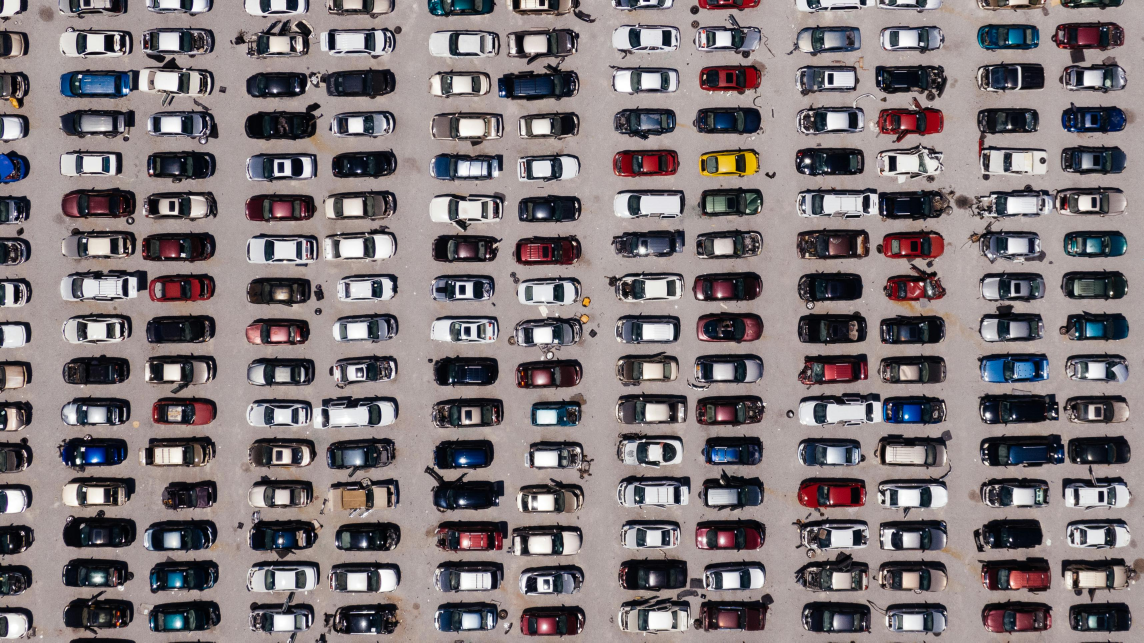
#> input picture cars.jpg, 3431 x 1927 px, given in place of street.jpg, which was not available (shown at 1/3 size)
$ python task-9.py
#> lines starting #> are read from the running program, lines starting #| are printed output that depends on the picture; pictures that were not available may be replaced by others from this repository, and a replacement may not be noted
from PIL import Image, ImageDraw, ImageFont


image_paths = ['street.jpg', 'cars.jpg', 'kitten.jpg', 'circuit.jpg']


for image_path in image_paths:
    img = Image.open(image_path)
#> img is the input picture: PIL image 3431x1927 RGB; mean R, G, B 128.5, 119.6, 121.4
    print(f"Image '{image_path}' loaded with dimensions: {img.width}x{img.height}")
#| Image 'street.jpg' loaded with dimensions: 3431x1927

    # stretch image
    width, height = img.size
#> width = 3431; height = 1927
    stretched_width = int(width * 1.5)
#> stretched_width = 5146
    stretched_height = int(height * 0.7)
#> stretched_height = 1348

    stretched_img = img.resize((stretched_width, stretched_height))
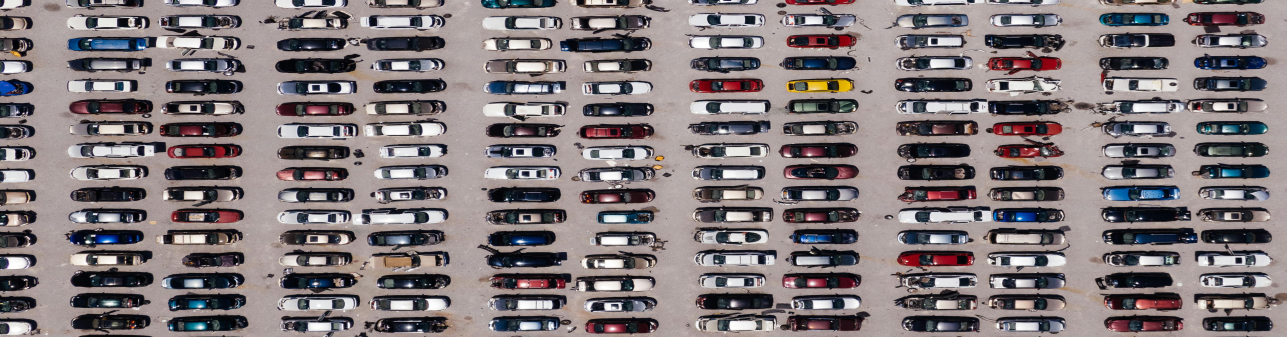
#> stretched_img: PIL image 5146x1348 RGB (shown at 1/4 size); mean R, G, B 128.5, 119.6, 121.4

    draw = ImageDraw.Draw(stretched_img)
    # custom font cz default too small
    font = ImageFont.truetype("arial.ttf", size=50)

    draw.line((0, 0, stretched_width - 1, stretched_height - 1), fill=(255, 0, 0), width=4)
    draw.ellipse((stretched_width // 4, stretched_height // 4, stretched_width * 3 // 4, stretched_height * 3 // 4), outline=(0, 0, 0), width=6)

# place text
    text = "Sundas Eman"
    text_position = (int(stretched_width * 0.07), int(stretched_height * 0.7))
#> text_position = (360, 943)
    draw.text(text_position, text, fill=(0, 165, 255), font=font)

# rotate the image
    stretched_img = stretched_img.rotate(45, expand=True)
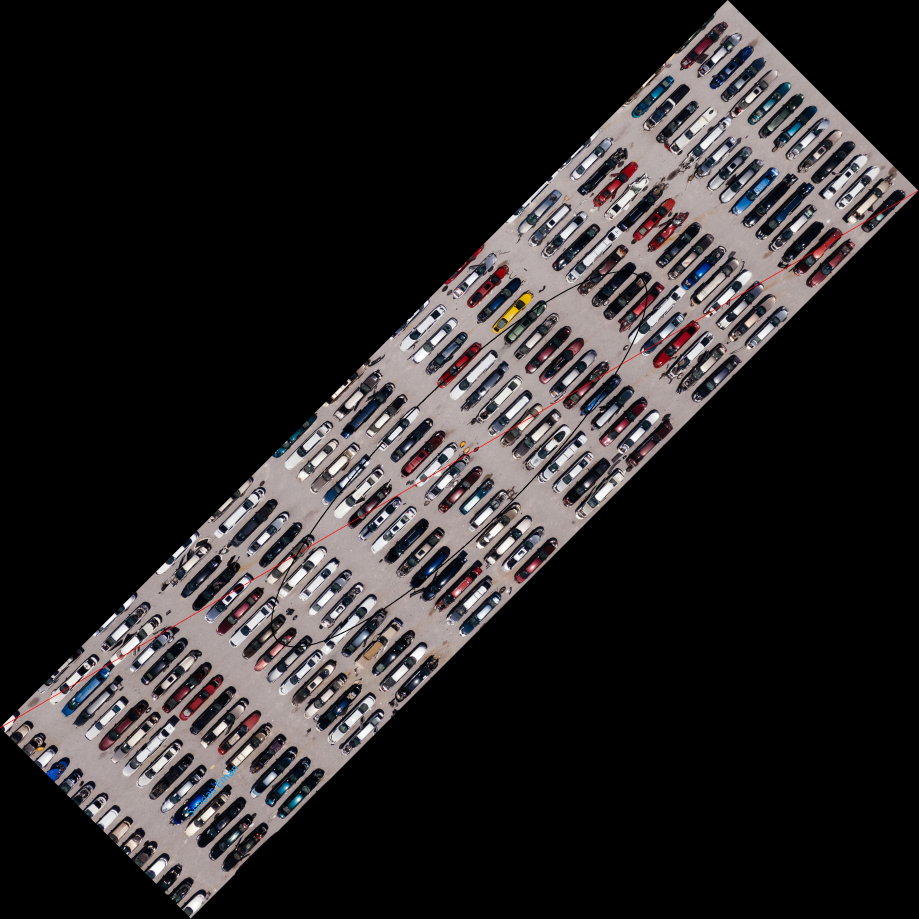
#> stretched_img: PIL image 4592x4592 RGB (shown at 1/5 size); mean R, G, B 42.2, 39.1, 39.7
#> pass 3 of the loop `for image_path in image_paths:`:
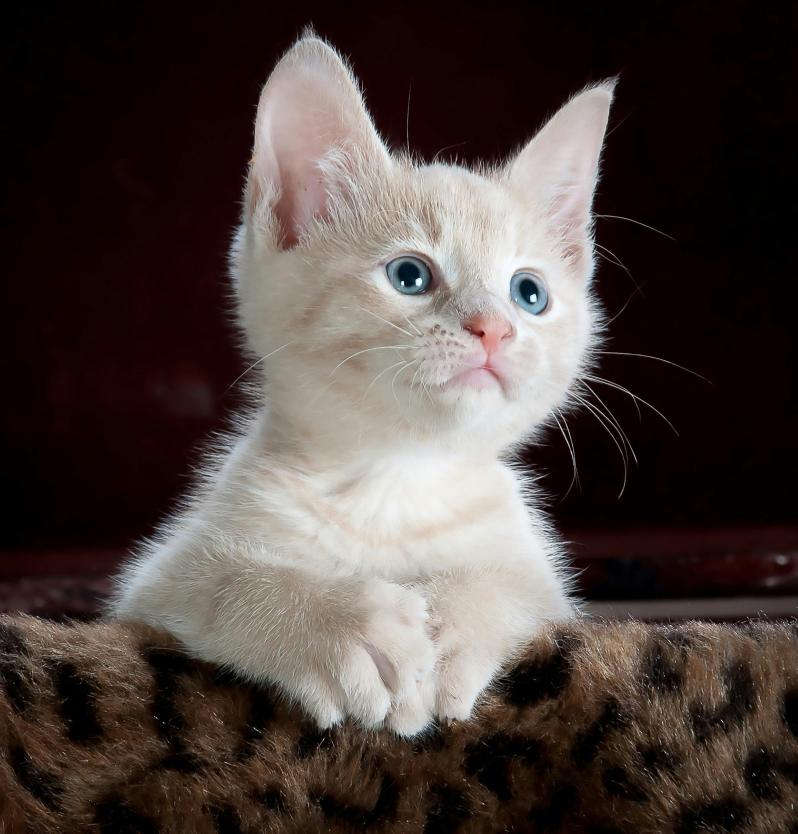
#> input picture kitten.jpg, 2392 x 2500 px (shown at 1/3 size)
#> img is the input picture: PIL image 2392x2500 RGB; mean R, G, B 77.4, 66.8, 63.1
#| Image 'kitten.jpg' loaded with dimensions: 2392x2500
#> `stretched_img = img.resize((stretched_width, stretched_height))`:
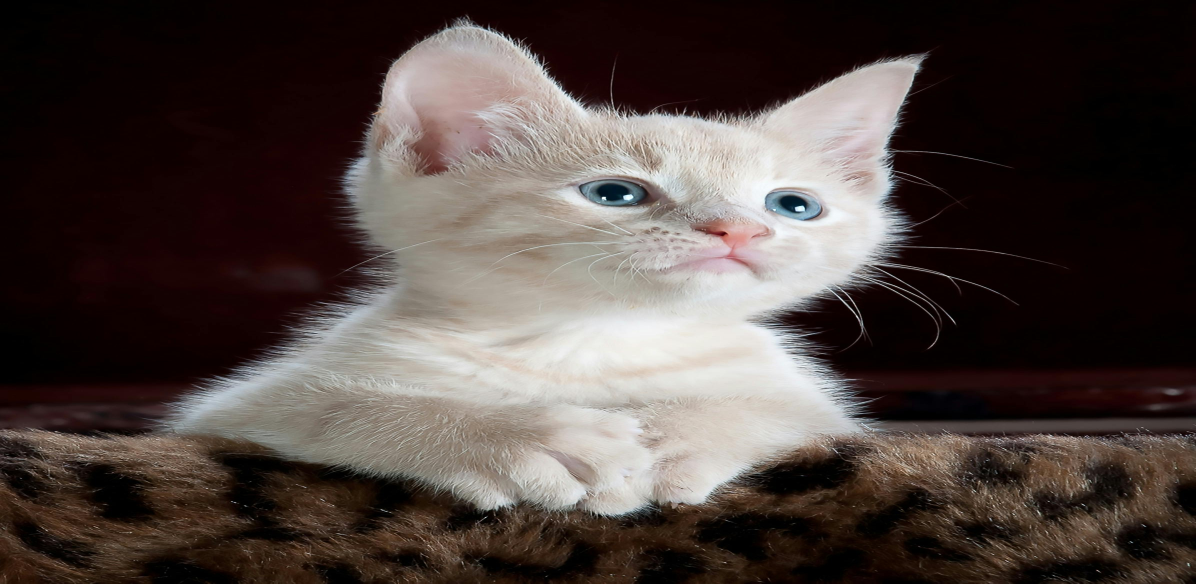
#> stretched_img: PIL image 3588x1750 RGB (shown at 1/3 size); mean R, G, B 77.4, 66.8, 63.1
#> `stretched_img = stretched_img.rotate(45, expand=True)`:
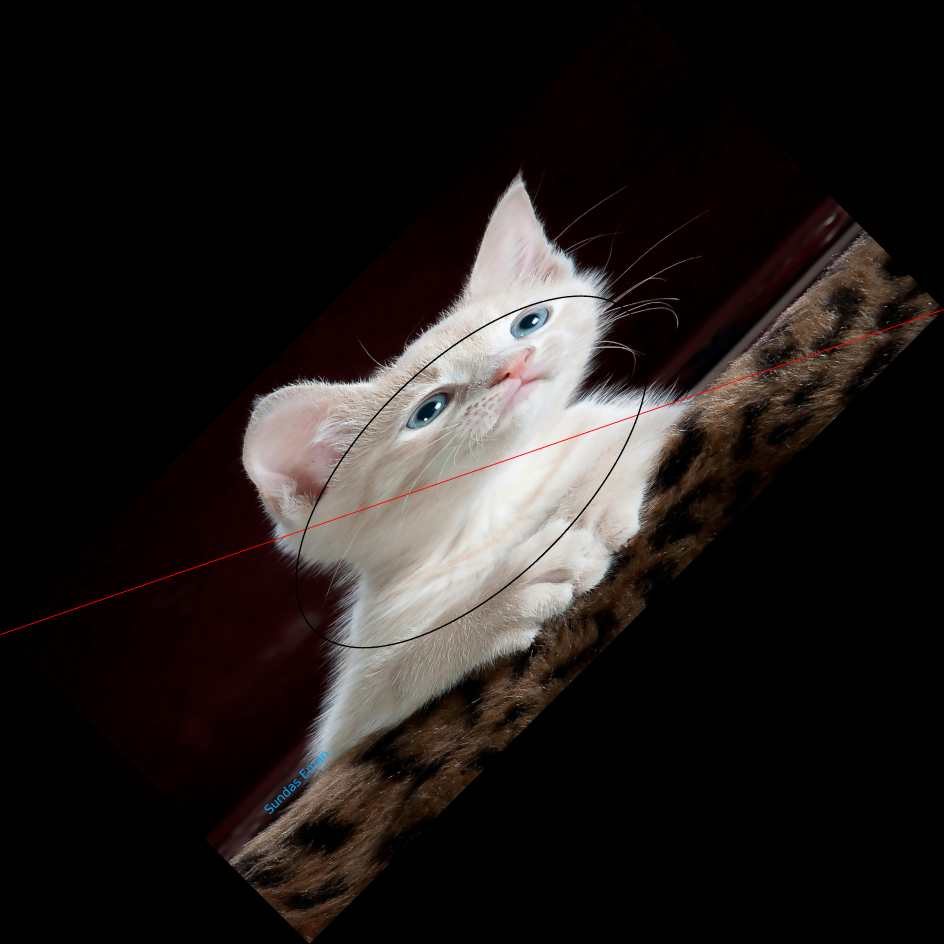
#> stretched_img: PIL image 3776x3776 RGB (shown at 1/4 size); mean R, G, B 33.9, 29.1, 27.5
#> the loop made 4 passes; the first 3 are shown
    stretched_img.show(title=f"Modified {image_path}")
    stretched_img.save(f"stretched_{image_path}")
